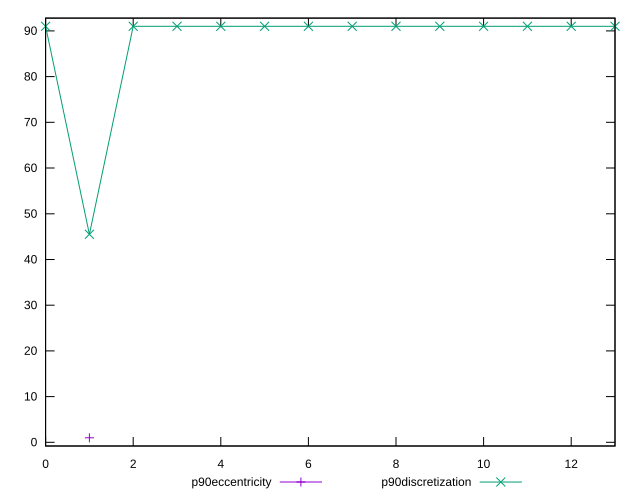

The gnuplot source for this figure:
reset
set terminal svg size 640, 500
set output "reprap/unminified-javascript/progression/eccentricity.svg"

$p90Eccentricity <<EOF
1 0.9999999999999988
EOF

$p90Discretization <<EOF
0 90
1 45
2 90
3 90
4 90
5 90
6 90
7 90
8 90
9 90
10 90
11 90
12 90
13 90
EOF

set key outside below
set yrange [-0.7800000000000012:91.78]

plot \
  $p90Eccentricity title "p90eccentricity" with linespoints, \
  $p90Discretization title "p90discretization" with linespoints, \


reset
